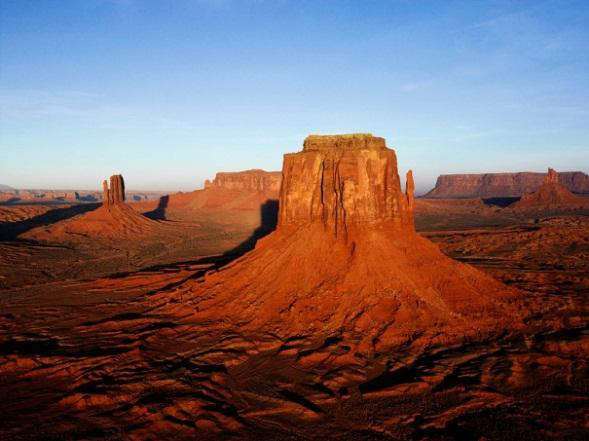
#> input picture Tugas2-JawabanUTS2,3,4/Gambar1.png, 589 x 441 px
$ jupyter execute UTS_No2.ipynb
#> lines starting #> are read from the running program, lines starting #| are printed output that depends on the picture
VISI KOMPUTER DAN PENGOLAHAN CITRA

UTS NO.2
HISTOGRAM EQUALIZATION

[cell 1]
import numpy as np

h = np.array([2, 4, 3, 1, 3, 6, 4, 3, 1, 0, 3, 2])

cw = np.arange(float(12)) * 0
wb = np.arange(float(12)) * 0
cc = 0
print("w\t|\tcw\t|\tw-baru \t\t|\tw-baru(pembulatan)")
for i in range(0, 12):
    cc += h[i]
    cw[i] = cc
    wb = (cw[i] * 12) / np.sum(h)
    print((i+1),"\t|\t", (cw[i]), "\t|\t", (wb), "  \t|\t", (round(wb)))

HISTOGRAM EQUALIZATION DENGAN INPUT GAMBAR

[cell 2]
# Histogram For Pixel Intensity
import matplotlib.pyplot as plt
import time
import numpy as np
from PIL import Image

# Direktori
Gambar = Image.open('Gambar1.png')
#> Gambar is the input picture: PIL image 589x441 RGB; mean R, G, B 119.7, 99.5, 101.8

# Original
img = np.array(Gambar)
h, w, c = img.shape
#> h = 441; w = 589; c = 3
print('width : ', w)  # kolom
#| width :  589
print('height : ', h)  # baris
#| height :  441
print('channel : ', c)  # channel
#| channel :  3
print('Data type : ', img.dtype)
#| Data type :  uint8

# Grayscale
start_time1 = time.time()
imgGray = np.array(Gambar)
imgGrayE = np.array(Gambar)
h, w, c = imgGray.shape
for x in range(0, w):
    for y in range(0, h):
        (R, G, B) = imgGray[y, x]
        r = int(R)
        g = int(G)
        b = int(B)
        xg = int((r + g + b)/3)
        imgGray[y, x] = (xg, xg, xg)
        imgGrayE[y, x] = (xg, xg, xg)
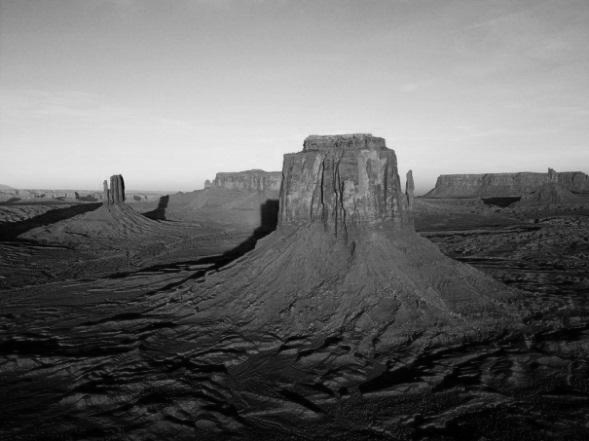
#> imgGray: shape (441, 589, 3); min 0, max 242, mean 106.7
stop_time1 = time.time()
exec_time1 = (stop_time1 - start_time1)*1000

# Auto Level
start_time2 = time.time()
imgAuto = np.array(Gambar)
xgmax = np.amin(imgAuto)
#> xgmax = 0
xgmin = np.amax(imgAuto)
#> xgmin = 255
h, w, c = imgAuto.shape
for x in range(0, w):
    for y in range(0, h):
        (R, G, B) = imgAuto[y, x]
        r = int(R)
        if r < xgmin:
            xgmin = r
        if r > xgmax:
            xgmax = r
#> after the loop, xgmax = 255; xgmin = 0
for x in range(0, w):
    for y in range(0, h):
        (R, G, B) = imgAuto[y, x]
        r = int(R)
        xb = int(255*(r-xgmin)/(xgmax-xgmin))
        imgAuto[y, x] = (xb, xb, xb)
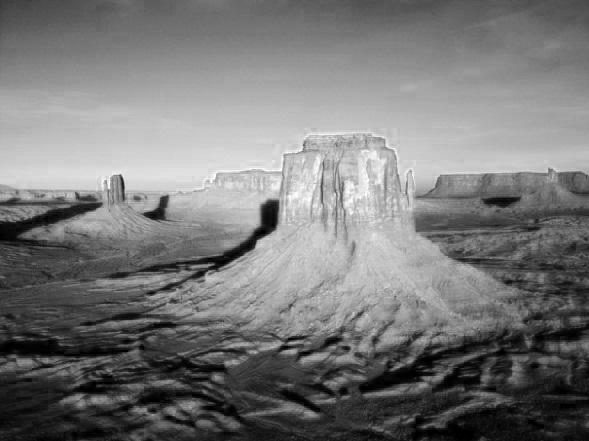
#> imgAuto: shape (441, 589, 3); min 0, max 255, mean 119.7
stop_time2 = time.time()
exec_time2 = (stop_time2 - start_time2)*1000

# CDF dan Histogram Equalization
start_time3 = time.time()
imgHe = imgGrayE
k = np.arange(float(256))  # Menyiapkan ruang array untuk nilai Histogram
l = np.arange(float(256))  # Menyiapkan ruang array untuk nilai CDF
h, w, c = imgHe.shape
for i in range(0, 256):  # Menyiapkan ruang untuk histogram sebanyak 256
    k[i] = 0
for x in range(0, w):  # plot jumlah nilai Histogram H[nilai pixel R]
    for y in range(0, h):
        (R, G, B) = imgHe[y, x]
        r = int(R)
        k[r] = k[r] + 1
#> after the loop, k = 256 values, max 2080 at index 11, min 0 at index 240, mean 1014.6

l[0] = k[0]
for i in range(1, 256):  # plot Kurva CDF nilai RGB 0 sd 255
    l[i] = l[i-1] + k[i]
#> after the loop, l = 256 values from 245 to 259749

nx = int(w)
#> nx = 589
ny = int(h)
#> ny = 441
for x in range(0, w):
    for y in range(0, h):
        (R, G, B) = imgHe[y, x]
        r = int(R)
        xe = int(255*l[r]/nx/ny)
        imgHe[y, x] = (xe, xe, xe)
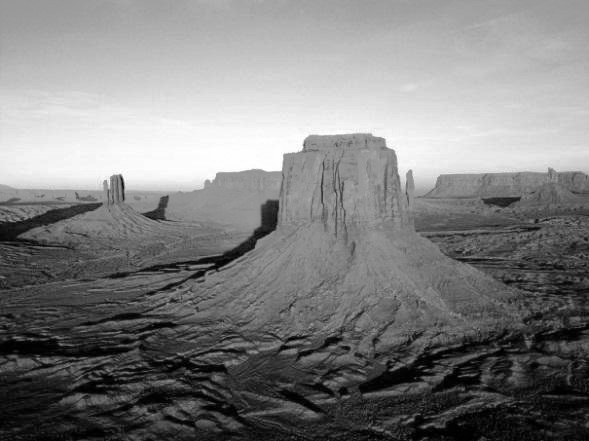
#> imgHe: shape (441, 589, 3); min 0, max 255, mean 127.6
stop_time3 = time.time()
exec_time3 = (stop_time3 - start_time3)*1000

# Tampilkan Gambar
fig0 = plt.figure(figsize=(10, 10))
fig0.add_subplot(2, 2, 1)
plt.imshow(img)
plt.title("Original")
fig0.add_subplot(2, 2, 2)
plt.imshow(imgGray)
plt.title("Grayscale")
fig0.add_subplot(2, 2, 3)
plt.imshow(imgAuto)
plt.title("Auto Level")
fig0.add_subplot(2, 2, 4)
plt.imshow(imgHe)
plt.title("Histogram Equalization")
plt.show()
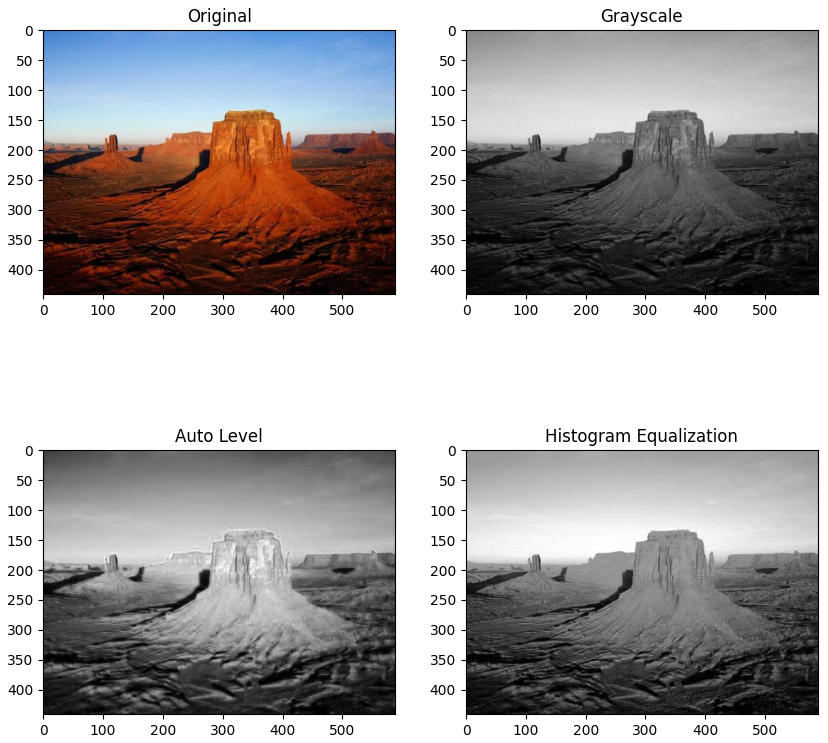
#> figure drawn by matplotlib, 4 panels

# Hasil waktu pemrosesan
print('Waktu Proses Grayscale   : ', exec_time1, 'mili detik')
print('Waktu Proses Auto-Level  : ', exec_time2, 'mili detik')
print('Waktu Proses Equalization: ', exec_time3, 'mili detik')

# Tampilkan Histogram & CDF
hist0, bins0 = np.histogram(img.flatten(), 256, [0, 256])
#> hist0 = 256 values, max 29366 at index 0, min 20 at index 254, mean 3043.9; bins0 = 257 values from 0 to 256
cdf0 = hist0.cumsum()
#> cdf0 = 256 values from 29366 to 779247
cdf_normalized0 = cdf0 * hist0.max() / cdf0.max()
#> cdf_normalized0 = 256 values from 1106.7 to 29366
plt.subplot(2, 2, 1)
plt.plot(cdf_normalized0, color='b')
plt.hist(img.flatten(), 256, [0, 256], color='r')
plt.title("Histogram & CDF Original")
plt.xlim([0, 256])
plt.legend(('cdf', 'histogram'), loc='upper left')
print(' ')
print('Hasil Original')
for x in range(10):
    print(x, hist0[x], cdf0[x])
#> this loop made 10 passes
#| 0 29366 29366
#| 1 7275 36641
#| 2 7791 44432
#| 3 8219 52651
#| 4 8269 60920
#| 5 8089 69009
#| 6 8368 77377
#| 7 8147 85524
#> (further printed lines are left out)

hist1, bins1 = np.histogram(imgGray.flatten(), 256, [0, 256])
#> hist1 = 256 values, max 6240 at index 11, min 0 at index 240, mean 3043.9; bins1 = 257 values from 0 to 256
cdf1 = hist1.cumsum()
#> cdf1 = 256 values from 735 to 779247
cdf_normalized1 = cdf1 * hist1.max() / cdf1.max()
#> cdf_normalized1 = 256 values from 5.89 to 6240
plt.subplot(2, 2, 2)
plt.plot(cdf_normalized1, color='b')
plt.hist(imgGray.flatten(), 256, [0, 256], color='r')
plt.title("Histogram & CDF Greyscale")
plt.xlim([0, 256])
plt.legend(('cdf', 'histogram'), loc='upper left')
print(' ')
print('Hasil Greysacle')
for x in range(10):
    print(x, hist1[x], cdf1[x])

hist2, bins2 = np.histogram(imgAuto.flatten(), 256, [0, 256])
#> hist2 = 256 values, max 5646 at index 192, min 9 at index 254, mean 3043.9; bins2 = 257 values from 0 to 256
cdf2 = hist2.cumsum()
#> cdf2 = 256 values from 2121 to 779247
cdf_normalized2 = cdf2 * hist2.max() / cdf2.max()
#> cdf_normalized2 = 256 values from 15.37 to 5646
plt.subplot(2, 2, 3)
plt.plot(cdf_normalized2, color='b')
plt.hist(imgAuto.flatten(), 256, [0, 256], color='r')
plt.title("Histogram & CDF Auto Level")
plt.xlim([0, 256])
plt.legend(('cdf', 'histogram'), loc='upper left')
print(' ')
print('Hasil Auto Level')
for x in range(10):
    print(x, hist2[x], cdf2[x])

hist3, bins3 = np.histogram(imgHe.flatten(), 256, [0, 256])
#> hist3 = 256 values, max 6240 at index 18, min 0 at index 4, mean 3043.9; bins3 = 257 values from 0 to 256
cdf3 = hist3.cumsum()
#> cdf3 = 256 values from 735 to 779247
cdf_normalized3 = cdf3 * hist3.max() / cdf3.max()
#> cdf_normalized3 = 256 values from 5.89 to 6240
plt.subplot(2, 2, 4)
plt.plot(cdf_normalized3, color='b')
plt.hist(imgHe.flatten(), 256, [0, 256], color='r')
plt.title("Histogram & CDF Equalization")
plt.xlim([0, 256])
plt.legend(('cdf', 'histogram'), loc='upper left')
print(' ')
print('Hasil H. Equalization')
for x in range(10):
    print(x, hist3[x], cdf3[x])

plt.show()
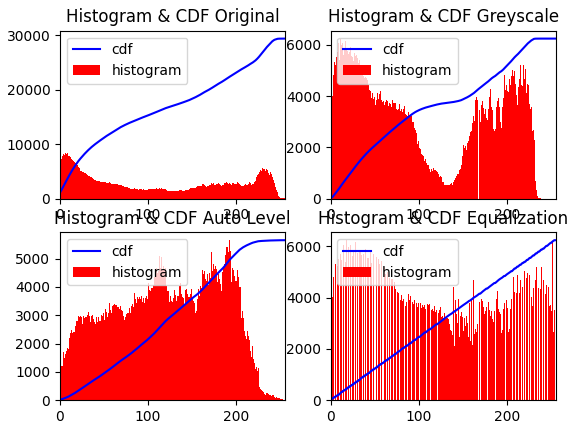
#> figure drawn by matplotlib, 4 panels; panel 1: tallest bar 29366 high, from x = 0 to 1; panel 1: curve peaks at x = 255, y = 29366; panel 2: tallest bar 6240 high, from x = 11 to 12; panel 2: curve peaks at x = 242, y = 6240
